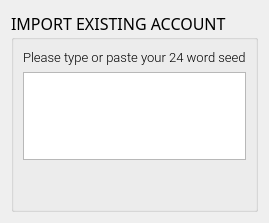
  <widget class="QWizardPage" name="page5_import_account">
   <property name="title">
    <string>Import existing account</string>
   </property>
   <property name="subTitle">
    <string>Please paste your 24 recovery seed.</string>
   </property>
   <layout class="QVBoxLayout" name="verticalLayout_7">
    <item>
     <widget class="QGroupBox" name="gbox_import_account">
      <property name="font">
       <font>
        <family>Oswald</family>
        <pointsize>12</pointsize>
       </font>
      </property>
      <property name="title">
       <string>IMPORT EXISTING ACCOUNT</string>
      </property>
      <layout class="QVBoxLayout" name="verticalLayout_6">
       <item>
        <widget class="QLabel" name="label_seed_input">
         <property name="font">
          <font>
           <family>Roboto Light</family>
           <pointsize>10</pointsize>
          </font>
         </property>
         <property name="text">
          <string>Please type or paste your 24 word seed</string>
         </property>
        </widget>
       </item>
       <item>
        <widget class="QPlainTextEdit" name="edit_seed">
         <property name="font">
          <font>
           <family>Roboto Light</family>
           <pointsize>11</pointsize>
          </font>
         </property>
         <property name="locale">
          <locale language="English" country="Germany"/>
         </property>
         <property name="inputMethodHints">
          <set>Qt::ImhLowercaseOnly|Qt::ImhMultiLine</set>
         </property>
         <property name="sizeAdjustPolicy">
          <enum>QAbstractScrollArea::AdjustToContents</enum>
         </property>
        </widget>
       </item>
       <item>
        <spacer name="spacer_page5">
         <property name="orientation">
          <enum>Qt::Vertical</enum>
         </property>
         <property name="sizeHint" stdset="0">
          <size>
           <width>20</width>
           <height>40</height>
          </size>
         </property>
        </spacer>
       </item>
      </layout>
     </widget>
    </item>
   </layout>
  </widget>
